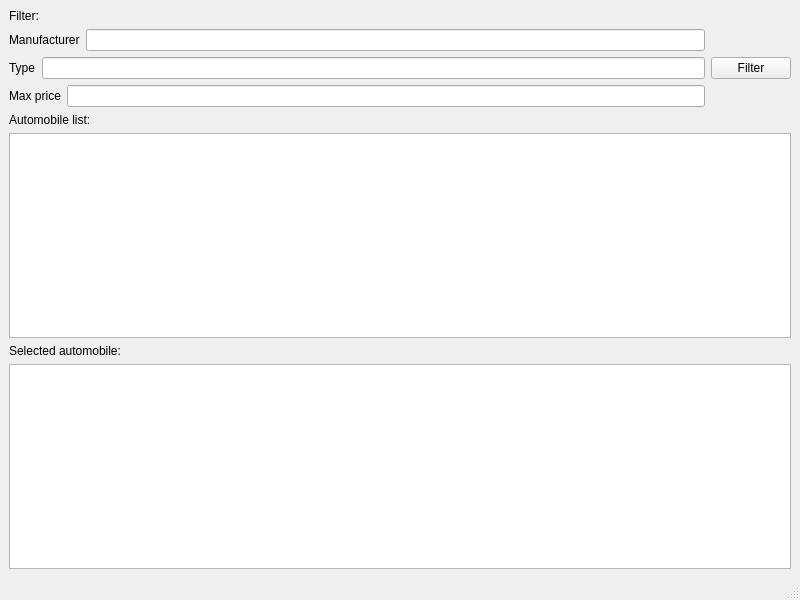
<?xml version="1.0" encoding="UTF-8"?>
<ui version="4.0">
 <class>AutoService</class>
 <widget class="QMainWindow" name="AutoService">
  <property name="geometry">
   <rect>
    <x>0</x>
    <y>0</y>
    <width>800</width>
    <height>600</height>
   </rect>
  </property>
  <property name="windowTitle">
   <string>AutoService</string>
  </property>
  <widget class="QWidget" name="centralwidget">
   <layout class="QVBoxLayout" name="verticalLayout_2">
    <item>
     <widget class="QLabel" name="label">
      <property name="text">
       <string>Filter:</string>
      </property>
     </widget>
    </item>
    <item>
     <layout class="QHBoxLayout" name="horizontalLayout_4">
      <item>
       <layout class="QVBoxLayout" name="verticalLayout">
        <item>
         <layout class="QHBoxLayout" name="horizontalLayout_3">
          <item>
           <widget class="QLabel" name="label_2">
            <property name="text">
             <string>Manufacturer</string>
            </property>
           </widget>
          </item>
          <item>
           <widget class="QLineEdit" name="e_manufacturer"/>
          </item>
         </layout>
        </item>
        <item>
         <layout class="QHBoxLayout" name="horizontalLayout_2">
          <item>
           <widget class="QLabel" name="label_3">
            <property name="text">
             <string>Type</string>
            </property>
           </widget>
          </item>
          <item>
           <widget class="QLineEdit" name="e_type"/>
          </item>
         </layout>
        </item>
        <item>
         <layout class="QHBoxLayout" name="horizontalLayout">
          <item>
           <widget class="QLabel" name="label_4">
            <property name="text">
             <string>Max price</string>
            </property>
           </widget>
          </item>
          <item>
           <widget class="QLineEdit" name="e_price"/>
          </item>
         </layout>
        </item>
       </layout>
      </item>
      <item>
       <widget class="QPushButton" name="b_filter">
        <property name="text">
         <string>Filter</string>
        </property>
       </widget>
      </item>
     </layout>
    </item>
    <item>
     <widget class="QLabel" name="label_5">
      <property name="text">
       <string>Automobile list:</string>
      </property>
     </widget>
    </item>
    <item>
     <widget class="QListWidget" name="l_automobiles"/>
    </item>
    <item>
     <widget class="QLabel" name="label_6">
      <property name="text">
       <string>Selected automobile:</string>
      </property>
     </widget>
    </item>
    <item>
     <widget class="QTextEdit" name="e_selected">
      <property name="readOnly">
       <bool>true</bool>
      </property>
     </widget>
    </item>
   </layout>
  </widget>
  <widget class="QMenuBar" name="menubar">
   <property name="geometry">
    <rect>
     <x>0</x>
     <y>0</y>
     <width>800</width>
     <height>21</height>
    </rect>
   </property>
  </widget>
  <widget class="QStatusBar" name="statusbar"/>
 </widget>
 <resources/>
 <connections/>
</ui>
